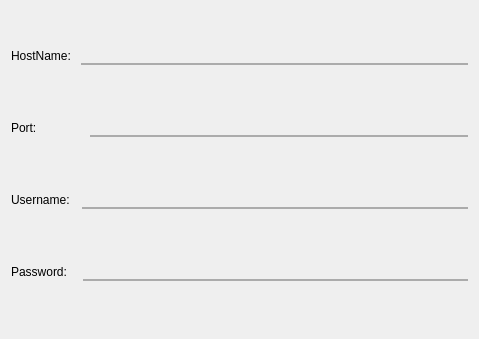
<?xml version="1.0" encoding="UTF-8"?>
<ui version="4.0">
 <class>ConnectionDialog</class>
 <widget class="QDialog" name="ConnectionDialog">
  <property name="geometry">
   <rect>
    <x>0</x>
    <y>0</y>
    <width>479</width>
    <height>339</height>
   </rect>
  </property>
  <property name="sizePolicy">
   <sizepolicy hsizetype="Preferred" vsizetype="Ignored">
    <horstretch>0</horstretch>
    <verstretch>0</verstretch>
   </sizepolicy>
  </property>
  <property name="minimumSize">
   <size>
    <width>479</width>
    <height>339</height>
   </size>
  </property>
  <property name="maximumSize">
   <size>
    <width>479</width>
    <height>339</height>
   </size>
  </property>
  <property name="windowTitle">
   <string>Connection Properties</string>
  </property>
  <property name="styleSheet">
   <string notr="true">QLineEdit {
	background-color: rgba(239,239,239,0);
	border: 0px;
	border-bottom: 2px solid #ABABAB;
}

QLineEdit:hover {
	border-bottom: 2px solid #2fbbd2;
}</string>
  </property>
  <property name="sizeGripEnabled">
   <bool>false</bool>
  </property>
  <property name="modal">
   <bool>false</bool>
  </property>
  <layout class="QVBoxLayout" name="verticalLayout">
   <property name="topMargin">
    <number>0</number>
   </property>
   <item>
    <layout class="QHBoxLayout" name="HLHost">
     <item>
      <widget class="QLabel" name="lblHost">
       <property name="text">
        <string>HostName: </string>
       </property>
      </widget>
     </item>
     <item>
      <spacer name="horizontalSpacer_4">
       <property name="orientation">
        <enum>Qt::Horizontal</enum>
       </property>
       <property name="sizeType">
        <enum>QSizePolicy::Fixed</enum>
       </property>
       <property name="sizeHint" stdset="0">
        <size>
         <width>0</width>
         <height>20</height>
        </size>
       </property>
      </spacer>
     </item>
     <item>
      <widget class="QLineEdit" name="editHost"/>
     </item>
    </layout>
   </item>
   <item>
    <layout class="QHBoxLayout" name="HLPort">
     <item>
      <widget class="QLabel" name="lblPort">
       <property name="text">
        <string>Port: </string>
       </property>
      </widget>
     </item>
     <item>
      <spacer name="horizontalSpacer">
       <property name="orientation">
        <enum>Qt::Horizontal</enum>
       </property>
       <property name="sizeType">
        <enum>QSizePolicy::Fixed</enum>
       </property>
       <property name="sizeHint" stdset="0">
        <size>
         <width>44</width>
         <height>20</height>
        </size>
       </property>
      </spacer>
     </item>
     <item>
      <widget class="QLineEdit" name="editPort">
       <property name="inputMask">
        <string/>
       </property>
      </widget>
     </item>
    </layout>
   </item>
   <item>
    <layout class="QHBoxLayout" name="HLUser">
     <item>
      <widget class="QLabel" name="lblUsername">
       <property name="text">
        <string>Username: </string>
       </property>
      </widget>
     </item>
     <item>
      <spacer name="horizontalSpacer_2">
       <property name="orientation">
        <enum>Qt::Horizontal</enum>
       </property>
       <property name="sizeType">
        <enum>QSizePolicy::Fixed</enum>
       </property>
       <property name="sizeHint" stdset="0">
        <size>
         <width>3</width>
         <height>20</height>
        </size>
       </property>
      </spacer>
     </item>
     <item>
      <widget class="QLineEdit" name="editUsername"/>
     </item>
    </layout>
   </item>
   <item>
    <layout class="QHBoxLayout" name="HLPassword">
     <item>
      <widget class="QLabel" name="lblPassword">
       <property name="text">
        <string>Password: </string>
       </property>
      </widget>
     </item>
     <item>
      <spacer name="horizontalSpacer_3">
       <property name="orientation">
        <enum>Qt::Horizontal</enum>
       </property>
       <property name="sizeType">
        <enum>QSizePolicy::Fixed</enum>
       </property>
       <property name="sizeHint" stdset="0">
        <size>
         <width>6</width>
         <height>20</height>
        </size>
       </property>
      </spacer>
     </item>
     <item>
      <widget class="QLineEdit" name="editPassword"/>
     </item>
    </layout>
   </item>
  </layout>
 </widget>
 <resources/>
 <connections/>
</ui>
